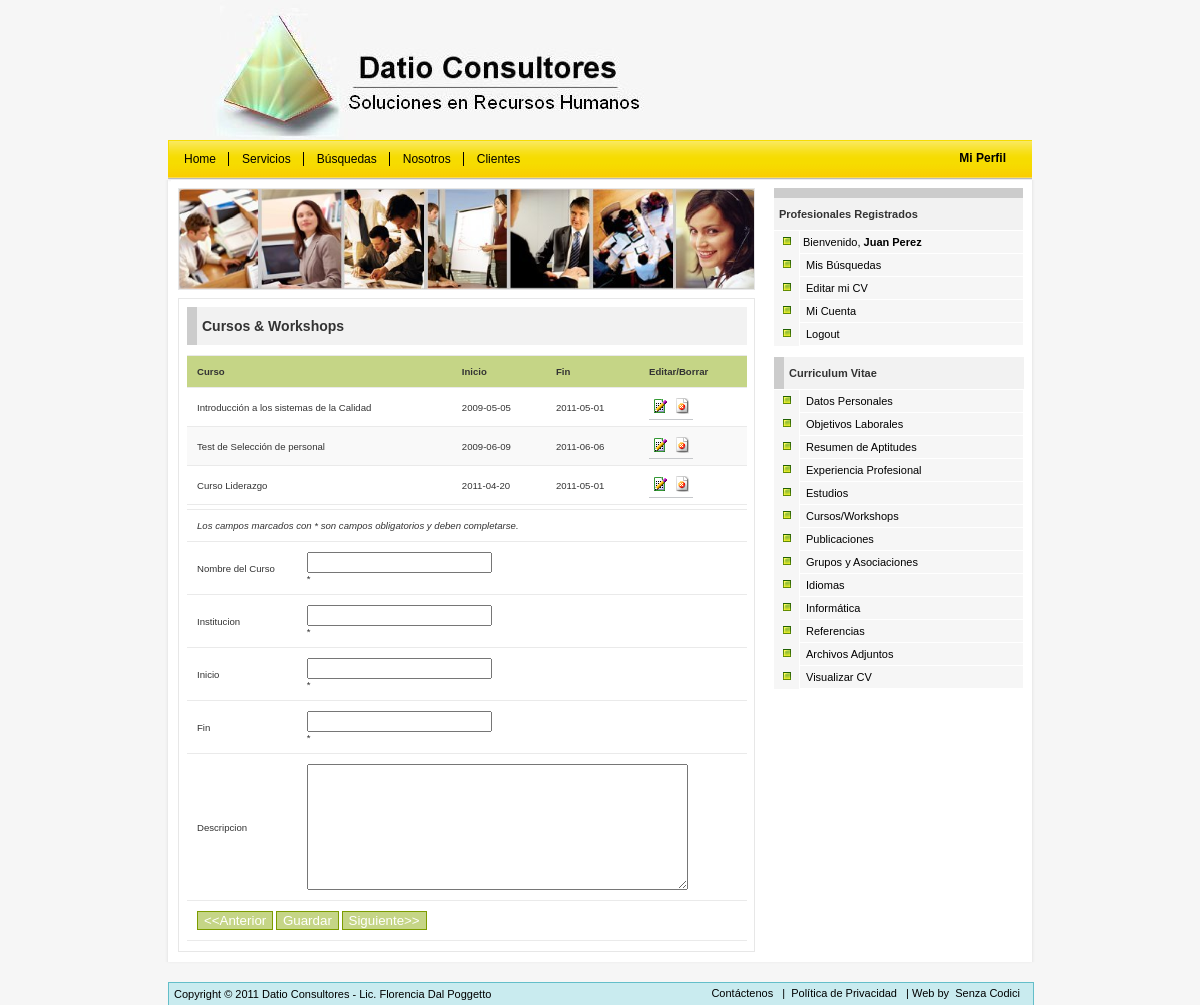
Page /training.php (signed in) on the committed database.
### tables this page shows
CREATE TABLE `training` (
  `id` int(11) NOT NULL AUTO_INCREMENT,
  `applicantid` int(11) DEFAULT NULL,
  `trainingtitle` varchar(255) NOT NULL,
  `provider` varchar(255) NOT NULL,
  `startdate` date NOT NULL,
  `enddate` date NOT NULL,
  `description` varchar(255) DEFAULT NULL,
  PRIMARY KEY (`id`)
);

### includes/queryfunctions.php (called while the page is built, shortened)
<?php
function query($strsql,$conn)
{
	$rs = mysql_query($strsql,$conn);
	return $rs;
}
function fetch_object($rs)
{
	return mysql_fetch_object($rs);
}
?>

### training.php (the view, shortened to what this page needs)
<?php
include_once('includes/queryfunctions.php');
include_once('includes/functions.php');
$conn = db_connect();
?>
</div>
<div id="content" >
<div id="contentdiv">
<div id="searchtable" >
<img src="images/people.jpg" alt="people" width="575" height="100" border="0" />
</div>
<div id="list">
<h2 class="title-bar">Cursos &amp; Workshops</h2>
<p class="Lastnews">
<?php
	$querystr="SELECT id,applicantid,trainingtitle,startdate,enddate
				FROM training
				WHERE training.applicantid =  $_SESSION[userid]
				ORDER BY startdate ASC";
	$results=query($querystr,$conn);
	echo "<table border=\"0\" width=\"100%\">";
	echo "<tr class=\"boldtext\"><td>Curso</td><td>Inicio</td><td>Fin</td><td>Editar/Borrar</td></tr>";
	while ($traindetails = fetch_object($results)){
		$j++;
		if($j%2==1){
			echo "<tr id=\"row$j\">";
		}else{
			echo "<tr id=\"row$j\" class=\"odd\">";
		}
			echo "<td align=\"left\">$traindetails->trainingtitle</td>
				<td align=\"left\">$traindetails->startdate</td>
				<td align=\"left\">$traindetails->enddate</td>
				<td align=\"left\"><a name=\"editexperience\" href=\"training.php?search=$traindetails->id&action=Find\"><img src=\"images/edit.gif\" alt=\"Editar\" border=\"0\" width=\"16\" height=\"16\"/></a>";
			echo "<a name=\"deleteexperience\" href=\"training.php?search=$traindetails->id&action=Delete\" onClick=\"Javascript:return confirm('Confirma que desea Borrar el Registro?','Confirmar Eliminar')\"><img src=\"images/delete.gif\" alt=\"Borrar\" border=\"0\" width=\"16\" height=\"16\"/></a></td>
			</tr>";
	}
	echo "</table>";
?>
<form action="training.php" method="post" name="training" id="training" enctype="multipart/form-data">
 <table border="0" width="100%">
    <tr>
      <td colspan="2"><em>Los campos marcados con <span class="warn">*</span> son campos obligatorios y deben completarse.</em></td>
    </tr>
    <tr>
      <td>Nombre del Curso</td>
      <td><input name="trainingtitle" type="text" id="trainingtitle" value="<?php echo $training->trainingtitle; ?>"/>
        <div id="inf_trainingtitle" class="warn">* </div></td>
    </tr>
    <tr>
      <td>Institucion </td>
      <td><input name="provider" type="text" id="provider" value="<?php echo $training->provider; ?>"/>
        <div id="inf_provider" class="warn">* </div></td>
    </tr>
    <tr>
      <td>Inicio </td>
      <td><input name="startdate" type="text" id="startdate" value="<?php echo dateconvert($training->startdate,2); ?>"/>
        <div id="inf_startdate" class="warn">* </div></td>
    </tr>
    <tr>
      <td>Fin </td>
      <td><input name="enddate" type="text" id="enddate" value="<?php echo dateconvert($training->enddate,2); ?>"/>
        <div id="inf_enddate" class="warn">* </div></td>
    </tr>
    <tr>
      <td>Descripcion </td>
      <td>
	  <textarea name="description" id="description" cols="45" rows="8"><?php echo $training->description; ?></textarea>
	  </td>
    </tr>
    <tr align="center">
      <td colspan="2"><input type="submit" name="submit" value="&lt;&lt;Anterior" class="button"/>
        <input type="submit" name="submit" value="<?php echo $_GET["action"]=="Find" ? "Actualizar" : "Guardar"; ?>" onclick="return validateOnSubmit();" class="button"/>
        <input type="submit" name="submit" value="Siguiente&gt;&gt;" class="button" onClick="return confirm('Desea continuar sin guardar los cambios?','Confirmar Continuar');" />
		</td>
    </tr>
</table>
</form>
</p>
</div>
</div>
</div>

### css/jobsite-style.css (style rules this page uses)
body { background-color:#f6f6f6; margin: 0; }
#content { background-image:url(../images/background.gif); background-repeat:repeat-y; background-position:center; width:872px; margin-left: auto; margin-right: auto; overflow: auto; }
table { font: 75% Verdana, Arial, Helvetica, sans-serif, sans-serif; padding: 0; margin-left: 8px; margin-top:0px; margin-bottom:4px; width:560px; border-collapse: collapse; color: #333; background: #F3F5F7; }
table a { color: #3A4856; text-decoration: none; border-bottom: 1px solid #C6C8CB; }
table tbody td, table tbody th { padding: 10px; border-left:none; border-right:none; border-top:1px solid #eaeaea; text-align: left; font-size:13px; }
table tbody tr { background: #Fff; }
table tbody tr.odd { background: #f9f9f9; }
table tbody tr.boldtext { font-weight:bold; background: #c5d586; }
h2.title-bar { margin:8px; margin-bottom:1px; width:230px; padding:5px; font-weight:bold; font-size:1.1em; line-height:2.0em; color:#333; background:#f2f2f2 ; border:1px solid #ccc; border-width:0 0 0 10px; font-family:Verdana, Arial, Helvetica, sans-serif; font-size:11px; display:block; }
#list table td { font-size:0.8em; }
#list { float:left; background-color:#fff; border:1px solid #e7e7e7; padding:0px; margin-left:14px; margin-top:8px; margin-bottom:10px; width:575px; }
#list h2 { font-family:Verdana, Arial, Helvetica, sans-serif; font-size:14px; width:540px; }
#list p { margin-left:10px; padding-left:10px; padding-right:10px; margin-top:10px; margin-bottom:10px; font-family:Verdana, Arial, Helvetica, sans-serif; font-size:11px; }
#searchtable { float:left; background-color:#f2f2f2; border:1px solid #e7e7e7; margin-left:14px; margin-top:8px; width:575px; height:100px; }
input.button { border:1px solid #7c9c00; background-color:#c5d586; color:#FFFFFF; padding:0.09em -0.5em; font-family:Verdana, Arial, Helvetica, sans-serif; }
a:link { color: #000; padding:3px; text-decoration: none; }

### rows in the picture
training: trainingtitle "Introducción a los sistemas de la Calidad", startdate "2009-05-05", enddate "2011-05-01"
training: trainingtitle "Test de Selección de personal", startdate "2009-06-09", enddate "2011-06-06"
training: trainingtitle "Curso Liderazgo", startdate "2011-04-20", enddate "2011-05-01"

### other values in the picture
$_SESSION["user"] "Juan Perez"
$titulo "Curriculum Vitae"
WEBSITE_NAME "Datio Consultores"
WEBSITE_CONTACT "Lic. Florencia Dal Poggetto"
